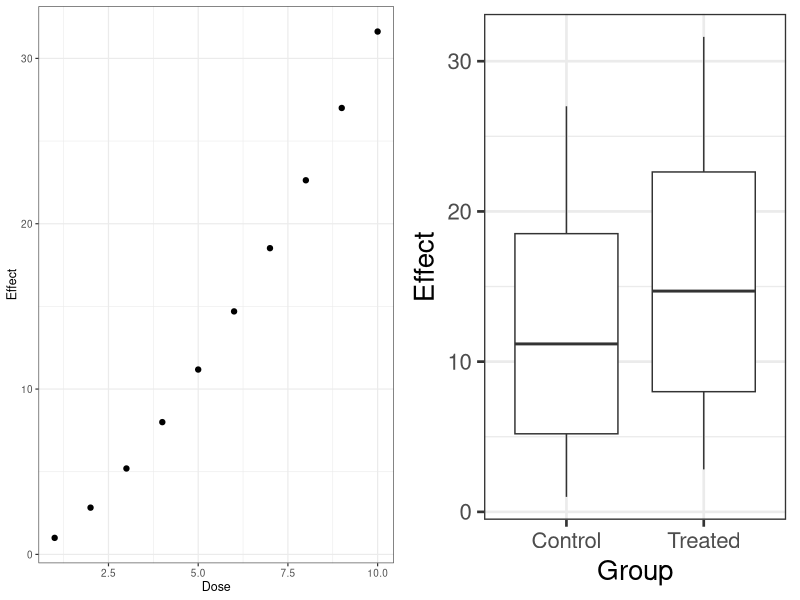

Write R code to recreate this figure.
library(ggplot2)
library(cowplot)
df <- data.frame(x = 1:10, y = (1:10)^1.5, g = rep(c("Control", "Treated"), 5))
p1 <- ggplot(df, aes(x, y)) + geom_point() +
  labs(x = "Dose", y = "Effect") +
  theme_bw(base_size = 9)
p2 <- ggplot(df, aes(g, y)) + geom_boxplot() +
  labs(x = "Group", y = "Effect") +
  theme_bw(base_size = 20)
combined <- plot_grid(p1, p2, ncol = 2)
ggsave("mixed.png", combined, width = 10, height = 4.5, dpi = 300)
